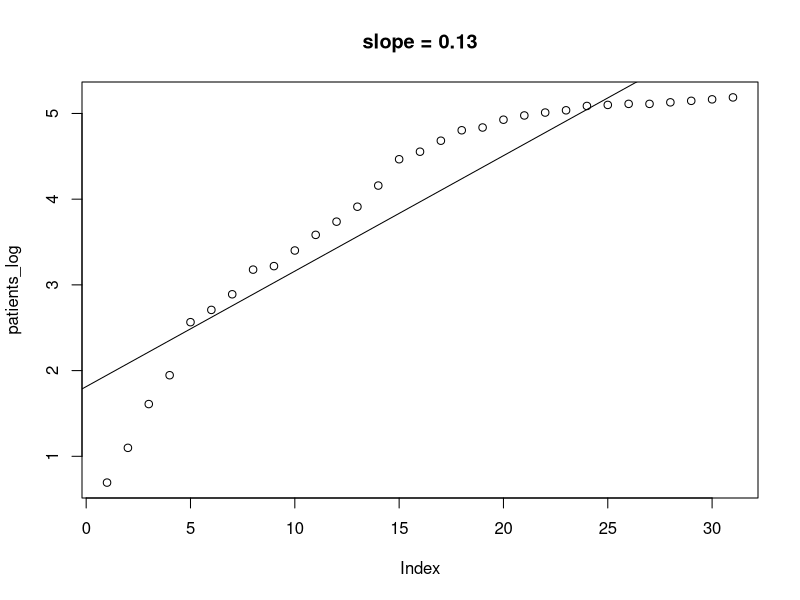
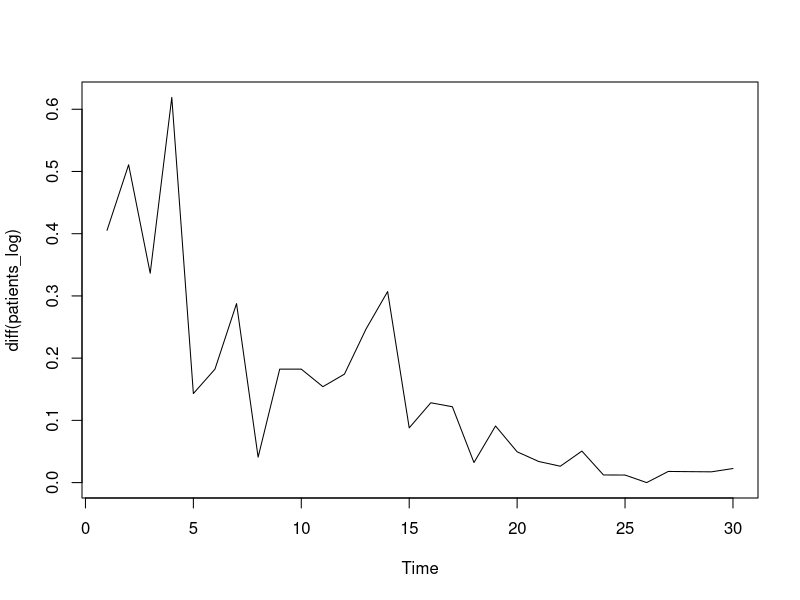

Here is the R script that generated these plots, in order:
#!/usr/bin/env Rscript

start_index <- 1

d <- c(2,3,5,7,13,15,18,24,25,30,36,42,50,64,87,95,108,122,126,138,145,150,154,162,164,166,166,169,172,175,179)
d <- d[start_index:length(d)]
patients_log <- log(d)

x <- 1:length(patients_log)

df <- data.frame(cbind(patients_log, x))
names(df) <- c("y","x")
fit <- lm("y ~ x", df)

jpeg("./mers_patients_log.jpg",width=640,height=320)
plot(patients_log)
abline(fit)
title(paste0("slope = ", toString(round(fit$coefficients[2],2))))
dev.off()

jpeg("./mers_patients_log_diff.jpg")
ts.plot(diff(patients_log))
dev.off()
